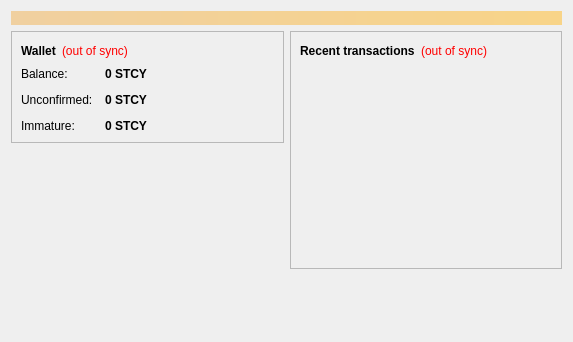
<?xml version="1.0" encoding="UTF-8"?>
<ui version="4.0">
 <class>OverviewPage</class>
 <widget class="QWidget" name="OverviewPage">
  <property name="geometry">
   <rect>
    <x>0</x>
    <y>0</y>
    <width>573</width>
    <height>342</height>
   </rect>
  </property>
  <property name="windowTitle">
   <string>Form</string>
  </property>
  <layout class="QVBoxLayout" name="topLayout">
   <item>
    <widget class="QLabel" name="labelAlerts">
     <property name="visible">
      <bool>false</bool>
     </property>
     <property name="styleSheet">
      <string notr="true">background-color: qlineargradient(x1: 0, y1: 0, x2: 1, y2: 0, stop:0 #F0D0A0, stop:1 #F8D488); color:#000000;</string>
     </property>
     <property name="wordWrap">
      <bool>true</bool>
     </property>
     <property name="margin">
      <number>3</number>
     </property>
    </widget>
   </item>
   <item>
    <layout class="QHBoxLayout" name="horizontalLayout" stretch="1,1">
     <item>
      <layout class="QVBoxLayout" name="verticalLayout_2">
       <item>
        <widget class="QFrame" name="frame">
         <property name="frameShape">
          <enum>QFrame::StyledPanel</enum>
         </property>
         <property name="frameShadow">
          <enum>QFrame::Raised</enum>
         </property>
         <layout class="QVBoxLayout" name="verticalLayout_4">
          <item>
           <layout class="QHBoxLayout" name="horizontalLayout_4">
            <item>
             <widget class="QLabel" name="label_5">
              <property name="font">
               <font>
                <weight>75</weight>
                <bold>true</bold>
               </font>
              </property>
              <property name="text">
               <string>Wallet</string>
              </property>
             </widget>
            </item>
            <item>
             <widget class="QLabel" name="labelWalletStatus">
              <property name="toolTip">
               <string>The displayed information may be out of date. Your wallet automatically synchronizes with the StacyCoin network after a connection is established, but this process has not completed yet.</string>
              </property>
              <property name="styleSheet">
               <string notr="true">QLabel { color: red; }</string>
              </property>
              <property name="text">
               <string notr="true">(out of sync)</string>
              </property>
              <property name="alignment">
               <set>Qt::AlignLeading|Qt::AlignLeft|Qt::AlignVCenter</set>
              </property>
             </widget>
            </item>
            <item>
             <spacer name="horizontalSpacer_2">
              <property name="orientation">
               <enum>Qt::Horizontal</enum>
              </property>
              <property name="sizeHint" stdset="0">
               <size>
                <width>40</width>
                <height>20</height>
               </size>
              </property>
             </spacer>
            </item>
           </layout>
          </item>
          <item>
           <layout class="QFormLayout" name="formLayout_2">
            <property name="fieldGrowthPolicy">
             <enum>QFormLayout::AllNonFixedFieldsGrow</enum>
            </property>
            <property name="horizontalSpacing">
             <number>12</number>
            </property>
            <property name="verticalSpacing">
             <number>12</number>
            </property>
            <item row="0" column="0">
             <widget class="QLabel" name="label">
              <property name="text">
               <string>Balance:</string>
              </property>
             </widget>
            </item>
            <item row="0" column="1">
             <widget class="QLabel" name="labelBalance">
              <property name="font">
               <font>
                <weight>75</weight>
                <bold>true</bold>
               </font>
              </property>
              <property name="cursor">
               <cursorShape>IBeamCursor</cursorShape>
              </property>
              <property name="toolTip">
               <string>Your current balance</string>
              </property>
              <property name="text">
               <string notr="true">0 STCY</string>
              </property>
              <property name="textInteractionFlags">
               <set>Qt::LinksAccessibleByMouse|Qt::TextSelectableByKeyboard|Qt::TextSelectableByMouse</set>
              </property>
             </widget>
            </item>
            <item row="1" column="0">
             <widget class="QLabel" name="label_3">
              <property name="text">
               <string>Unconfirmed:</string>
              </property>
             </widget>
            </item>
            <item row="1" column="1">
             <widget class="QLabel" name="labelUnconfirmed">
              <property name="font">
               <font>
                <weight>75</weight>
                <bold>true</bold>
               </font>
              </property>
              <property name="cursor">
               <cursorShape>IBeamCursor</cursorShape>
              </property>
              <property name="toolTip">
               <string>Total of transactions that have yet to be confirmed, and do not yet count toward the current balance</string>
              </property>
              <property name="text">
               <string notr="true">0 STCY</string>
              </property>
              <property name="textInteractionFlags">
               <set>Qt::LinksAccessibleByMouse|Qt::TextSelectableByKeyboard|Qt::TextSelectableByMouse</set>
              </property>
             </widget>
            </item>
            <item row="2" column="0">
             <widget class="QLabel" name="labelImmatureText">
              <property name="text">
               <string>Immature:</string>
              </property>
             </widget>
            </item>
            <item row="2" column="1">
             <widget class="QLabel" name="labelImmature">
              <property name="font">
               <font>
                <weight>75</weight>
                <bold>true</bold>
               </font>
              </property>
              <property name="toolTip">
               <string>Mined balance that has not yet matured</string>
              </property>
              <property name="text">
               <string notr="true">0 STCY</string>
              </property>
              <property name="textInteractionFlags">
               <set>Qt::LinksAccessibleByMouse|Qt::TextSelectableByKeyboard|Qt::TextSelectableByMouse</set>
              </property>
             </widget>
            </item>
           </layout>
          </item>
         </layout>
        </widget>
       </item>
       <item>
        <spacer name="verticalSpacer">
         <property name="orientation">
          <enum>Qt::Vertical</enum>
         </property>
         <property name="sizeHint" stdset="0">
          <size>
           <width>20</width>
           <height>40</height>
          </size>
         </property>
        </spacer>
       </item>
      </layout>
     </item>
     <item>
      <layout class="QVBoxLayout" name="verticalLayout_3">
       <item>
        <widget class="QFrame" name="frame_2">
         <property name="frameShape">
          <enum>QFrame::StyledPanel</enum>
         </property>
         <property name="frameShadow">
          <enum>QFrame::Raised</enum>
         </property>
         <layout class="QVBoxLayout" name="verticalLayout">
          <item>
           <layout class="QHBoxLayout" name="horizontalLayout_2">
            <item>
             <widget class="QLabel" name="label_4">
              <property name="text">
               <string>&lt;b&gt;Recent transactions&lt;/b&gt;</string>
              </property>
             </widget>
            </item>
            <item>
             <widget class="QLabel" name="labelTransactionsStatus">
              <property name="toolTip">
               <string>The displayed information may be out of date. Your wallet automatically synchronizes with the StacyCoin network after a connection is established, but this process has not completed yet.</string>
              </property>
              <property name="styleSheet">
               <string notr="true">QLabel { color: red; }</string>
              </property>
              <property name="text">
               <string notr="true">(out of sync)</string>
              </property>
              <property name="alignment">
               <set>Qt::AlignRight|Qt::AlignTrailing|Qt::AlignVCenter</set>
              </property>
             </widget>
            </item>
            <item>
             <spacer name="horizontalSpacer">
              <property name="orientation">
               <enum>Qt::Horizontal</enum>
              </property>
              <property name="sizeHint" stdset="0">
               <size>
                <width>40</width>
                <height>20</height>
               </size>
              </property>
             </spacer>
            </item>
           </layout>
          </item>
          <item>
           <widget class="QListView" name="listTransactions">
            <property name="styleSheet">
             <string notr="true">QListView { background: transparent; }</string>
            </property>
            <property name="frameShape">
             <enum>QFrame::NoFrame</enum>
            </property>
            <property name="verticalScrollBarPolicy">
             <enum>Qt::ScrollBarAlwaysOff</enum>
            </property>
            <property name="horizontalScrollBarPolicy">
             <enum>Qt::ScrollBarAlwaysOff</enum>
            </property>
            <property name="selectionMode">
             <enum>QAbstractItemView::NoSelection</enum>
            </property>
           </widget>
          </item>
         </layout>
        </widget>
       </item>
       <item>
        <spacer name="verticalSpacer_2">
         <property name="orientation">
          <enum>Qt::Vertical</enum>
         </property>
         <property name="sizeHint" stdset="0">
          <size>
           <width>20</width>
           <height>40</height>
          </size>
         </property>
        </spacer>
       </item>
      </layout>
     </item>
    </layout>
   </item>
  </layout>
 </widget>
 <resources/>
 <connections/>
</ui>
